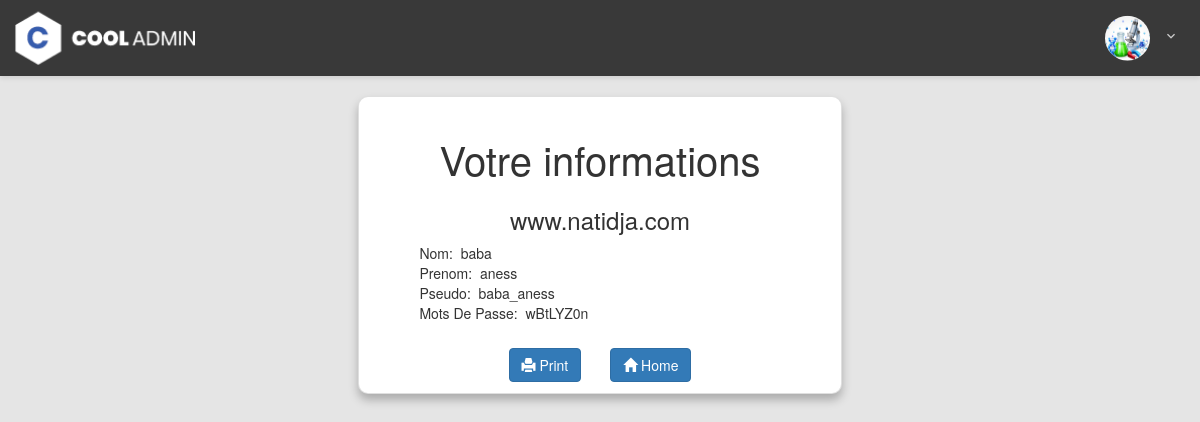
The page /insert_test.php on the database as committed earlier.
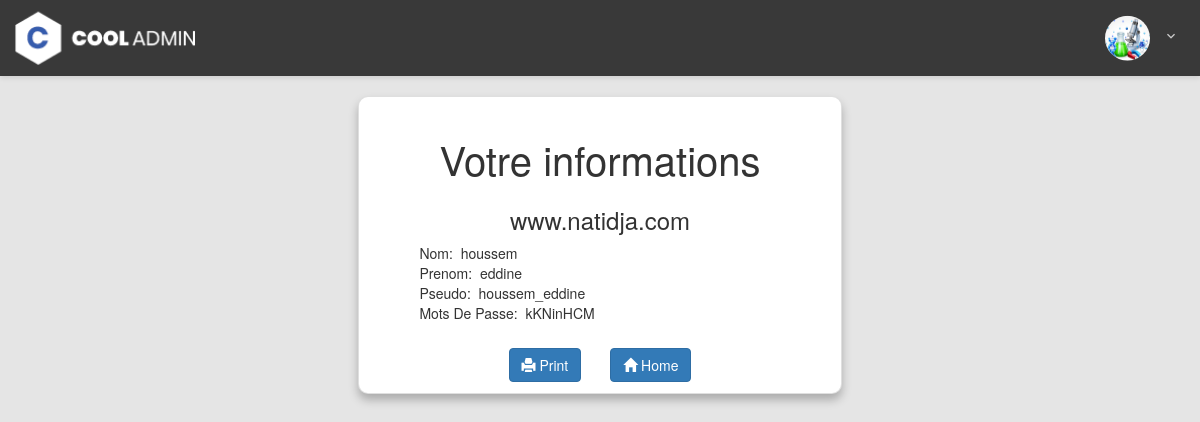
The same page on the database as committed later.
### tables this page shows
CREATE TABLE `patient` (
  `id_p` int(10) NOT NULL,
  `pseudo` varchar(20) NOT NULL,
  `mdp` varchar(20) NOT NULL,
  `nom_p` varchar(10) NOT NULL,
  `prenom_p` varchar(15) NOT NULL,
  `date_naissance` date NOT NULL,
  `resultat` varchar(10) NOT NULL,
  `id_test` int(10) NOT NULL,
  `sexe` varchar(6) NOT NULL,
  `avatar` varchar(255) DEFAULT NULL
);

### insert_test.php (the view, shortened to what this page needs)
<!DOCTYPE html>
<html>
    <head>
    <link href="css/font-face.css" rel="stylesheet" media="all">
    <link href="vendor/font-awesome-4.7/css/font-awesome.min.css" rel="stylesheet" media="all">
    <link href="vendor/font-awesome-5/css/fontawesome-all.min.css" rel="stylesheet" media="all">
    <link href="vendor/mdi-font/css/material-design-iconic-font.min.css" rel="stylesheet" media="all">
    <link href="vendor/bootstrap-4.1/bootstrap.min.css" rel="stylesheet" media="all">
    <link href="//maxcdn.bootstrapcdn.com/bootstrap/3.3.0/css/bootstrap.min.css" rel="stylesheet" id="bootstrap-css">
    <link href="css/insert_test.css" rel="stylesheet">
    </head>
<body>
    <header class="header-desktop3 d-none d-lg-block">
        <div class="section__content section__content--p35">
            <div class="header3-wrap">
                <div class="header__logo">
                    <a href="labo_home.php">
                        <img src="images/icon/logo-white.png" alt="CoolAdmin" height="90%" width="180px"/>
                    </a>
                </div>
                <div class="header__tool">
                    <div class="account-wrap">
                        <div class="account-item account-item--style2 clearfix js-item-menu">
                            <div class="image">
                                <img src="images/icon/avatar-01.jpg" alt="John Doe" />
                            </div>
                            <div class="content">
                                <a class="js-acc-btn" href="#" style="text-decoration: none;"><?php echo $nom;?> </a>
                            </div>
                        </div>
                    </div>
                </div>
            </div>
    </header>
    <div class="cards">
        <div class="card card-1">
            <center><h1 class="title">Votre informations</h1></center><br>
            <div>
                <h3 style="text-align:center;">www.natidja.com<br></h3>
                <?php
                    try{
                    include("Auth_pub.php");
                    $req_sql = "SELECT * FROM patient WHERE id_test= (SELECT MAX(id_test) FROM test)";
                    $result = $conn->query($req_sql);
                    while($tuple = $result->fetch(PDO::FETCH_ASSOC)){
                        $nom_p = $tuple['nom_p'];
                        $prenom_p = $tuple['prenom_p'];
                        $pseudo= $tuple['pseudo'];
                        $mdp= $tuple['mdp'];
                    }
                    echo "Nom: &nbsp;" . $nom_p . "<br/> Prenom: &nbsp;" . $prenom_p . "<br/>";
                    echo "Pseudo: &nbsp;" . $pseudo . "<br/> Mots De Passe: &nbsp;" . $mdp . "<br/>";
                            } catch (PDOException $e) {
                                echo "Erreur ! " . $e->getMessage() . "<br/>";
                            }
                ?>
    </div>
    <div style="text-align:center; margin-top:25px ">
          <button class="btn btn-primary hidden-print" onclick="window.print()" ><span class="glyphicon glyphicon-print" aria-hidden="true"></span> Print</button>
          <a href="labo_home.php" style="margin-left:25px ;" class="hidden-print">
              <button class="btn btn-primary hidden-print" ><span class="glyphicon glyphicon-home" aria-hidden="true"></span> Home</button>
          </a>
    </div>
    </div>
</div>
</body>
</html>

### css/insert_test.css (style rules this page uses)
.account-wrap { position: relative; margin-right: 25px; }
.account-item { cursor: pointer; }
.account-item .image { width: 45px; height: 45px; float: left; overflow: hidden; -webkit-border-radius: 3px; -moz-border-radius: 3px; border-radius: 3px; }
.account-item .image>img { width: 100%; }
.account-item>.content { margin-left: 45px; padding: 9px 0; padding-left: 12px; }
.account-item>.content>a { color: #333; text-transform: capitalize; font-weight: 500; }
.account-item>.content>a:after { font-family: "Material-Design-Iconic-Font"; font-weight: 500; content: '\f2f9'; display: inline-block; font-size: 16px; margin-left: 5px; }
.header-desktop3 { background: #393939; display: -webkit-box; display: -webkit-flex; display: -moz-box; display: -ms-flexbox; display: flex; -webkit-box-align: center; -webkit-align-items: center; -moz-box-align: center; -ms-flex-align: center; align-items: center; height: 76px; position: -webkit-sticky; position: sticky; top: 0; z-index: 999; -webkit-box-shadow: 0px 2px 5px 0px rgba(0, 0, 0, 0.1); -moz-box-shadow: 0px 2px 5px 0px rgba(0, 0, 0, 0.1); box-shadow: 0px 2px 5px 0px rgba(0, 0, 0, 0.1); }
.header-desktop3 .section__content { position: absolute; top: 50%; -webkit-transform: translateY(-50%); -moz-transform: translateY(-50%); -ms-transform: translateY(-50%); -o-transform: translateY(-50%); transform: translateY(-50%); left: 0; right: 0; }
.header3-wrap { display: -webkit-box; display: -webkit-flex; display: -moz-box; display: -ms-flexbox; display: flex; -webkit-box-pack: justify; -webkit-justify-content: space-between; -moz-box-pack: justify; -ms-flex-pack: justify; justify-content: space-between; position: relative; }
.header__logo { display: -webkit-box; display: -webkit-flex; display: -moz-box; display: -ms-flexbox; display: flex; -webkit-box-align: center; -webkit-align-items: center; -moz-box-align: center; -ms-flex-align: center; align-items: center; position: relative; z-index: 3; margin-left: 15px; }
.header__tool { display: -webkit-box; display: -webkit-flex; display: -moz-box; display: -ms-flexbox; display: flex; -webkit-box-align: center; -webkit-align-items: center; -moz-box-align: center; -ms-flex-align: center; align-items: center; }
.account-item--style2 .image { -webkit-border-radius: 100%; -moz-border-radius: 100%; border-radius: 100%; }
.account-item--style2 .content a { font-size: 16px; color: #ccc; font-weight: 500; }

### insert_test.php (style rules this page uses)
body { background-color:#e5e5e5; }
.cards { display: flex; flex-wrap: wrap; justify-content: center; }
.card { margin: 20px; padding: 20px 60px 20px 60px; min-height: 200px; display: grid; grid-template-rows: 20px 50px 1fr 50px; border-radius: 10px; box-shadow: 0px 6px 10px rgba(0, 0, 0, 0.25); transition: all 0.2s; justify-content: center; }
.card-1 { background: #ffffff; }
.cards { justify-content: center; }
.title { font-size: 40px; margin: 20px; }

Rows that differ between the two databases and show on the page:
removed patient: nom_p "baba", prenom_p "aness", pseudo "baba_aness", mdp "wBtLYZ0n"
added patient: nom_p "houssem", prenom_p "eddine", pseudo "houssem_eddine", mdp "kKNinHCM"
